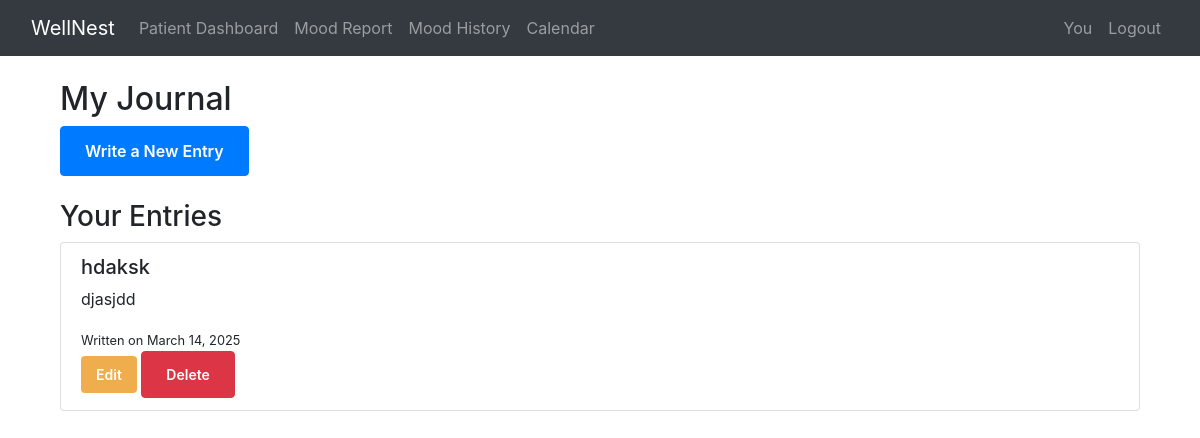
The page /journal/ (signed in) on the database its author committed.
### website/models.py (models this page shows, shortened)
class JournalEntry(models.Model):
    user = models.ForeignKey(User, on_delete=models.CASCADE)
    title = models.CharField(max_length=255)
    content = models.TextField()
    sentiment_score = models.FloatField(default=0.0)
    created_at = models.DateTimeField(auto_now_add=True)
    visibility = models.CharField(
        max_length=20,
        choices=[
            ('private', 'Private'),
            ('care_team', 'Visible to Care Team'),
            ('public', 'Public')
        ],
        default='private'
    )

### website/views.py (the view)
# urls.py: path('journal/', views.journal_dashboard, name='journal_dashboard'),
@login_required
def journal_dashboard(request):
    entries = JournalEntry.objects.filter(user=request.user).order_by('-created_at')
    return render(request, 'journal/dashboard.html', {'entries': entries})

### website/templates/journal/dashboard.html
{% extends 'base.html' %}
{% block content %}
<div class="container">
    <h2>My Journal</h2>
    <a href="{% url 'create_journal_entry' %}" class="btn btn-primary">Write a New Entry</a>
    <h3 class="mt-4">Your Entries</h3>
    {% if entries %}
        <ul class="list-group">
            {% for entry in entries %}
                <li class="list-group-item">
                    <h5>{{ entry.title }}</h5>
                    <p>{{ entry.content|truncatewords:20 }}</p>
                    <small>Written on {{ entry.created_at|date:"F j, Y" }}</small><br>
                    <a href="{% url 'edit_journal_entry' entry.id %}" class="btn btn-sm btn-warning">Edit</a>
                    <a href="{% url 'delete_journal_entry' entry.id %}" class="btn btn-sm btn-danger">Delete</a>
                </li>
            {% endfor %}
        </ul>
    {% else %}
        <p>No journal entries yet. Start writing!</p>
    {% endif %}
</div>
{% endblock %}

### static/css/main.css (style rules this page uses)
.btn { padding: 0.75rem 1.5rem; border-radius: 4px; font-weight: 600; cursor: pointer; display: inline-flex; align-items: center; gap: 0.5rem; text-decoration: none; }
.btn-warning { background-color: #f0ad4e; color: white; border: none; padding: 8px 15px; border-radius: 4px; cursor: pointer; }

### rows shown on the page
JournalEntry: title "hdaksk", content "djasjdd", created_at "March 14, 2025"
